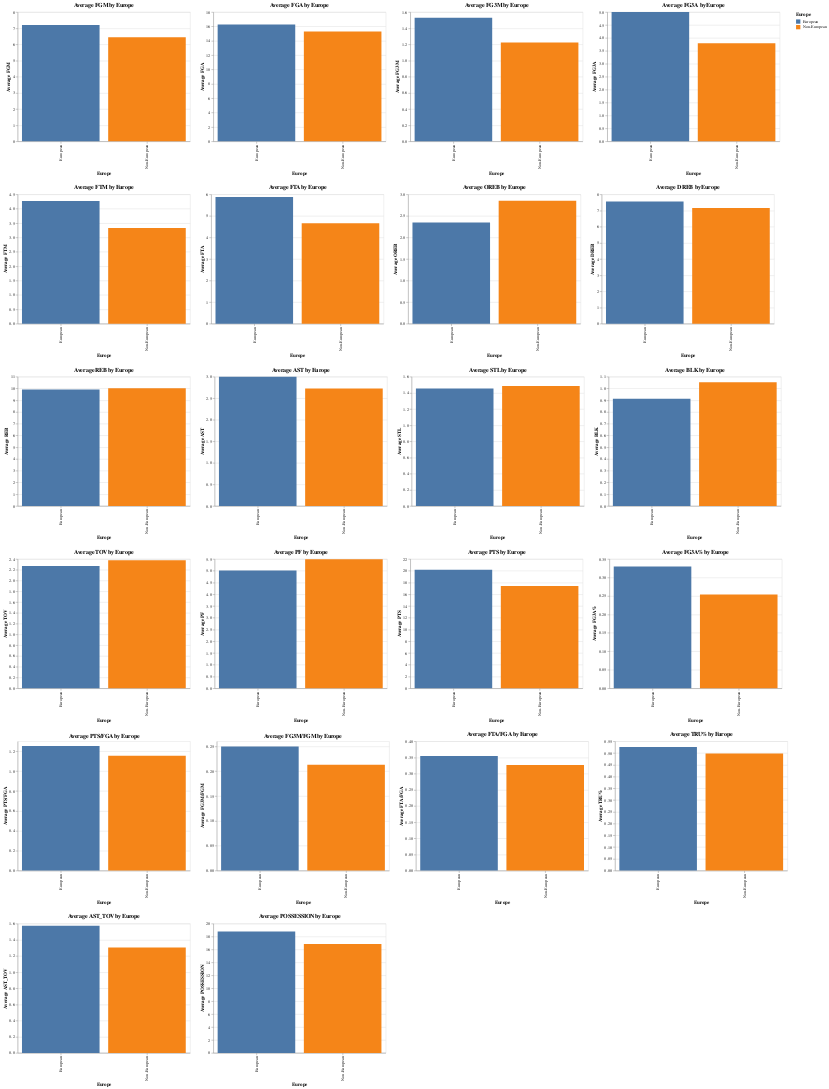

Write notebook code for a chart like this one.
### Code cell
import altair as alt
import pandas as pd
import altair_saver


# Annahme: Sie haben zwei DataFrames: data_per_min_europe_regular und data_per_min_usa_regular

# Fügen Sie eine neue Spalte hinzu, um anzuzeigen, ob der Spieler Europäer ist oder nicht
europe_F_playoffs['Europe'] = 'European'
non_europe_F_playoffs['Europe'] = 'Non-European'

# Kombinieren Sie die beiden DataFrames
combined_df = pd.concat([europe_F_playoffs, non_europe_F_playoffs])

# Liste der Metriken, die geplottet werden sollen
metrics = ['FGM', 'FGA', 'FG3M', 'FG3A', 'FTM', 'FTA', 
           'OREB', 'DREB', 'REB', 'AST', 'STL', 'BLK', 'TOV', 
           'PF', 'PTS', 'FG3A%', 'PTS/FGA', 'FG3M/FGM', 'FTA/FGA', 
           'TRU%', 'AST_TOV', 'POSSESSION']

# Liste zum Speichern der Diagramme
charts = []

# Einen Bruchteil des kombinierten DataFrame auswählen
sampled_df = combined_df.sample(frac=0.5)  # Passen Sie den Bruchteil bei Bedarf an

# Für jede Metrik ein gruppiertes Balkendiagramm erstellen und die Diagramme in eine Liste speichern
for metric in metrics:
    chart = alt.Chart(sampled_df).mark_bar().encode(
        x=alt.X('Europe:N', title='Europe'),
        y=alt.Y(f'mean({metric}):Q', title=f'Average {metric}'),
        color=alt.Color('Europe:N', legend=alt.Legend(title='Europe'))
    ).properties(
        title=f'Average {metric} by Europe',
        width=400,
        height=300
    )
    charts.append(chart)

# Diagramme in sechs Zeilen stapeln
alt_row = alt.vconcat(*[alt.hconcat(*charts[i:i+4]) for i in range(0, len(charts), 4)])

# Die Diagramme anzeigen
alt_row

### Figure 1 — Vega-Lite specification as saved in the notebook (floating-point values rounded to 4 significant figures; data arrays with more than 128 entries replaced by an {"elided": "..."} marker saying what was removed)
{"config": {"view": {"continuousWidth": 300, "continuousHeight": 300}}, "vconcat": [{"hconcat": [{"mark": {"type": "bar"}, "encoding": {"color": {"field": "Europe", "legend": {"title": "Europe"}, "type": "nominal"}, "x": {"field": "Europe", "title": "Europe", "type": "nominal"}, "y": {"aggregate": "mean", "field": "FGM", "title": "Average FGM", "type": "quantitative"}}, "height": 300, "title": "Average FGM by Europe", "width": 400}, {"mark": {"type": "bar"}, "encoding": {"color": {"field": "Europe", "legend": {"title": "Europe"}, "type": "nominal"}, "x": {"field": "Europe", "title": "Europe", "type": "nominal"}, "y": {"aggregate": "mean", "field": "FGA", "title": "Average FGA", "type": "quantitative"}}, "height": 300, "title": "Average FGA by Europe", "width": 400}, {"mark": {"type": "bar"}, "encoding": {"color": {"field": "Europe", "legend": {"title": "Europe"}, "type": "nominal"}, "x": {"field": "Europe", "title": "Europe", "type": "nominal"}, "y": {"aggregate": "mean", "field": "FG3M", "title": "Average FG3M", "type": "quantitative"}}, "height": 300, "title": "Average FG3M by Europe", "width": 400}, {"mark": {"type": "bar"}, "encoding": {"color": {"field": "Europe", "legend": {"title": "Europe"}, "type": "nominal"}, "x": {"field": "Europe", "title": "Europe", "type": "nominal"}, "y": {"aggregate": "mean", "field": "FG3A", "title": "Average FG3A", "type": "quantitative"}}, "height": 300, "title": "Average FG3A by Europe", "width": 400}]}, {"hconcat": [{"mark": {"type": "bar"}, "encoding": {"color": {"field": "Europe", "legend": {"title": "Europe"}, "type": "nominal"}, "x": {"field": "Europe", "title": "Europe", "type": "nominal"}, "y": {"aggregate": "mean", "field": "FTM", "title": "Average FTM", "type": "quantitative"}}, "height": 300, "title": "Average FTM by Europe", "width": 400}, {"mark": {"type": "bar"}, "encoding": {"color": {"field": "Europe", "legend": {"title": "Europe"}, "type": "nominal"}, "x": {"field": "Europe", "title": "Europe", "type": "nominal"}, "y": {"aggregate": "mean", "field": "FTA", "title": "Average FTA", "type": "quantitative"}}, "height": 300, "title": "Average FTA by Europe", "width": 400}, {"mark": {"type": "bar"}, "encoding": {"color": {"field": "Europe", "legend": {"title": "Europe"}, "type": "nominal"}, "x": {"field": "Europe", "title": "Europe", "type": "nominal"}, "y": {"aggregate": "mean", "field": "OREB", "title": "Average OREB", "type": "quantitative"}}, "height": 300, "title": "Average OREB by Europe", "width": 400}, {"mark": {"type": "bar"}, "encoding": {"color": {"field": "Europe", "legend": {"title": "Europe"}, "type": "nominal"}, "x": {"field": "Europe", "title": "Europe", "type": "nominal"}, "y": {"aggregate": "mean", "field": "DREB", "title": "Average DREB", "type": "quantitative"}}, "height": 300, "title": "Average DREB by Europe", "width": 400}]}, {"hconcat": [{"mark": {"type": "bar"}, "encoding": {"color": {"field": "Europe", "legend": {"title": "Europe"}, "type": "nominal"}, "x": {"field": "Europe", "title": "Europe", "type": "nominal"}, "y": {"aggregate": "mean", "field": "REB", "title": "Average REB", "type": "quantitative"}}, "height": 300, "title": "Average REB by Europe", "width": 400}, {"mark": {"type": "bar"}, "encoding": {"color": {"field": "Europe", "legend": {"title": "Europe"}, "type": "nominal"}, "x": {"field": "Europe", "title": "Europe", "type": "nominal"}, "y": {"aggregate": "mean", "field": "AST", "title": "Average AST", "type": "quantitative"}}, "height": 300, "title": "Average AST by Europe", "width": 400}, {"mark": {"type": "bar"}, "encoding": {"color": {"field": "Europe", "legend": {"title": "Europe"}, "type": "nominal"}, "x": {"field": "Europe", "title": "Europe", "type": "nominal"}, "y": {"aggregate": "mean", "field": "STL", "title": "Average STL", "type": "quantitative"}}, "height": 300, "title": "Average STL by Europe", "width": 400}, {"mark": {"type": "bar"}, "encoding": {"color": {"field": "Europe", "legend": {"title": "Europe"}, "type": "nominal"}, "x": {"field": "Europe", "title": "Europe", "type": "nominal"}, "y": {"aggregate": "mean", "field": "BLK", "title": "Average BLK", "type": "quantitative"}}, "height": 300, "title": "Average BLK by Europe", "width": 400}]}, {"hconcat": [{"mark": {"type": "bar"}, "encoding": {"color": {"field": "Europe", "legend": {"title": "Europe"}, "type": "nominal"}, "x": {"field": "Europe", "title": "Europe", "type": "nominal"}, "y": {"aggregate": "mean", "field": "TOV", "title": "Average TOV", "type": "quantitative"}}, "height": 300, "title": "Average TOV by Europe", "width": 400}, {"mark": {"type": "bar"}, "encoding": {"color": {"field": "Europe", "legend": {"title": "Europe"}, "type": "nominal"}, "x": {"field": "Europe", "title": "Europe", "type": "nominal"}, "y": {"aggregate": "mean", "field": "PF", "title": "Average PF", "type": "quantitative"}}, "height": 300, "title": "Average PF by Europe", "width": 400}, {"mark": {"type": "bar"}, "encoding": {"color": {"field": "Europe", "legend": {"title": "Europe"}, "type": "nominal"}, "x": {"field": "Europe", "title": "Europe", "type": "nominal"}, "y": {"aggregate": "mean", "field": "PTS", "title": "Average PTS", "type": "quantitative"}}, "height": 300, "title": "Average PTS by Europe", "width": 400}, {"mark": {"type": "bar"}, "encoding": {"color": {"field": "Europe", "legend": {"title": "Europe"}, "type": "nominal"}, "x": {"field": "Europe", "title": "Europe", "type": "nominal"}, "y": {"aggregate": "mean", "field": "FG3A%", "title": "Average FG3A%", "type": "quantitative"}}, "height": 300, "title": "Average FG3A% by Europe", "width": 400}]}, {"hconcat": [{"mark": {"type": "bar"}, "encoding": {"color": {"field": "Europe", "legend": {"title": "Europe"}, "type": "nominal"}, "x": {"field": "Europe", "title": "Europe", "type": "nominal"}, "y": {"aggregate": "mean", "field": "PTS/FGA", "title": "Average PTS/FGA", "type": "quantitative"}}, "height": 300, "title": "Average PTS/FGA by Europe", "width": 400}, {"mark": {"type": "bar"}, "encoding": {"color": {"field": "Europe", "legend": {"title": "Europe"}, "type": "nominal"}, "x": {"field": "Europe", "title": "Europe", "type": "nominal"}, "y": {"aggregate": "mean", "field": "FG3M/FGM", "title": "Average FG3M/FGM", "type": "quantitative"}}, "height": 300, "title": "Average FG3M/FGM by Europe", "width": 400}, {"mark": {"type": "bar"}, "encoding": {"color": {"field": "Europe", "legend": {"title": "Europe"}, "type": "nominal"}, "x": {"field": "Europe", "title": "Europe", "type": "nominal"}, "y": {"aggregate": "mean", "field": "FTA/FGA", "title": "Average FTA/FGA", "type": "quantitative"}}, "height": 300, "title": "Average FTA/FGA by Europe", "width": 400}, {"mark": {"type": "bar"}, "encoding": {"color": {"field": "Europe", "legend": {"title": "Europe"}, "type": "nominal"}, "x": {"field": "Europe", "title": "Europe", "type": "nominal"}, "y": {"aggregate": "mean", "field": "TRU%", "title": "Average TRU%", "type": "quantitative"}}, "height": 300, "title": "Average TRU% by Europe", "width": 400}]}, {"hconcat": [{"mark": {"type": "bar"}, "encoding": {"color": {"field": "Europe", "legend": {"title": "Europe"}, "type": "nominal"}, "x": {"field": "Europe", "title": "Europe", "type": "nominal"}, "y": {"aggregate": "mean", "field": "AST_TOV", "title": "Average AST_TOV", "type": "quantitative"}}, "height": 300, "title": "Average AST_TOV by Europe", "width": 400}, {"mark": {"type": "bar"}, "encoding": {"color": {"field": "Europe", "legend": {"title": "Europe"}, "type": "nominal"}, "x": {"field": "Europe", "title": "Europe", "type": "nominal"}, "y": {"aggregate": "mean", "field": "POSSESSION", "title": "Average POSSESSION", "type": "quantitative"}}, "height": 300, "title": "Average POSSESSION by Europe", "width": 400}]}], "data": {"name": "data-b1285322bd43488817dd1abc4513ea78"}, "$schema": "https://vega.github.io/schema/vega-lite/v5.17.0.json", "datasets": {"data-b1285322bd43488817dd1abc4513ea78": {"elided": "1046 records"}}}
